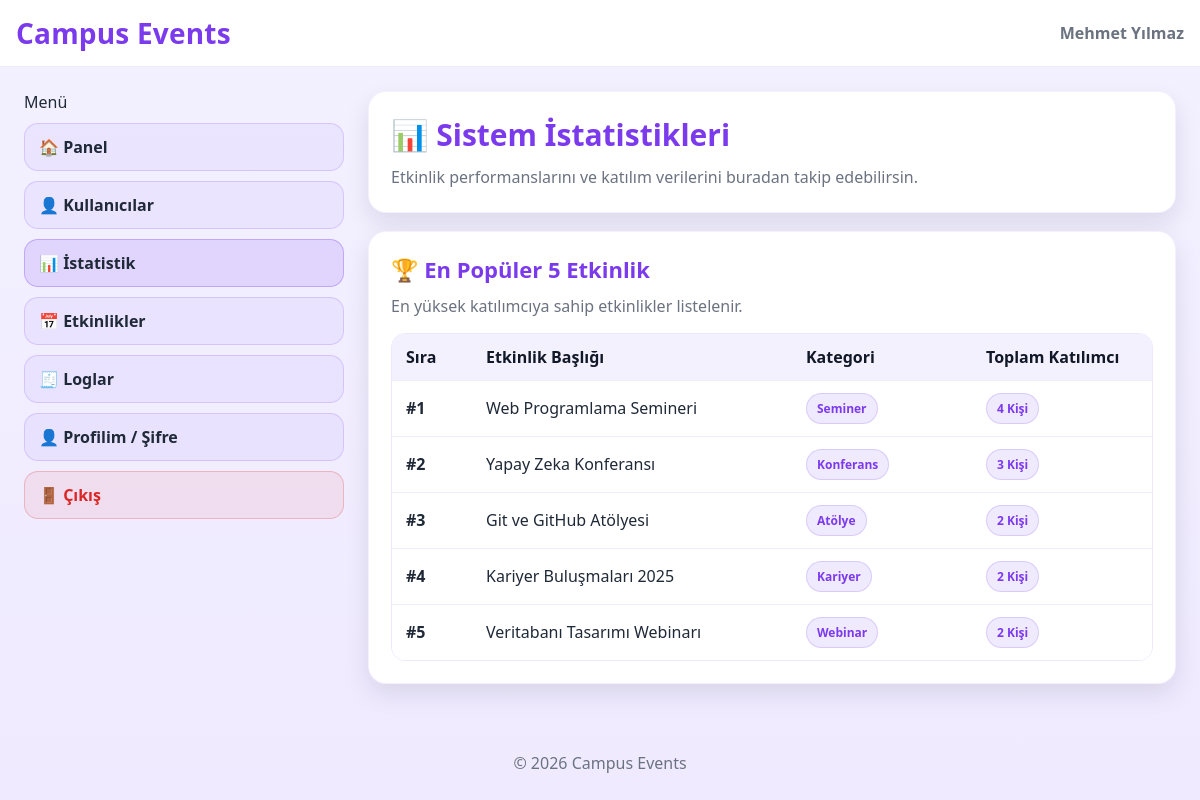
Page /campus_events/admin/statistics.php (signed in) on the committed database.
### tables this page shows
CREATE TABLE `events` (
  `event_id` int(11) NOT NULL,
  `category_id` int(11) NOT NULL,
  `location_id` int(11) NOT NULL,
  `event_title` varchar(150) NOT NULL,
  `event_description` text DEFAULT NULL,
  `start_datetime` datetime NOT NULL,
  `end_datetime` datetime NOT NULL,
  `capacity` int(11) NOT NULL,
  `available_seats` int(11) NOT NULL,
  `status` enum('planned','active','completed','cancelled') NOT NULL DEFAULT 'planned',
  `created_at` datetime NOT NULL DEFAULT current_timestamp()
);

CREATE TABLE `event_categories` (
  `category_id` int(11) NOT NULL,
  `category_name` varchar(100) NOT NULL,
  `description` varchar(255) DEFAULT NULL
);

### campus_events/admin/statistics.php (the view, shortened to what this page needs)
<?php
require_once "../config/db.php";
try {
  $stmt = $pdo->query("CALL GetTop5MostAttendedEvents()");
  $topEvents = $stmt->fetchAll(PDO::FETCH_ASSOC);
} catch (PDOException $e) {
  $topEvents = [];
}
include "../partials/header.php";
include "../partials/menu.php";
?>
<div class="card card--soft" style="margin-bottom:18px;">
  <div class="card__body">
    <h1 class="card__title">📊 Sistem İstatistikleri</h1>
    <p class="card__subtitle">
      Etkinlik performanslarını ve katılım verilerini buradan takip edebilirsin.
    </p>
  </div>
</div>
<div class="card card--soft" style="margin-bottom:18px;">
  <div class="card__body">
    <h2 class="card__title" style="font-size:22px;">🏆 En Popüler 5 Etkinlik</h2>
    <p class="card__subtitle">En yüksek katılımcıya sahip etkinlikler listelenir.</p>
    <?php if (empty($topEvents)): ?>
      <div class="alert alert-error" style="margin-top:14px;">
        Şu an gösterilecek istatistik verisi bulunmuyor.
      </div>
    <?php else: ?>
      <div class="table-wrap" style="margin-top:14px;">
        <table>
          <thead>
            <tr>
              <th style="width:80px;">Sıra</th>
              <th>Etkinlik Başlığı</th>
              <th style="width:180px;">Kategori</th>
              <th style="width:180px;">Toplam Katılımcı</th>
            </tr>
          </thead>
          <tbody>
            <?php $rank = 1; foreach ($topEvents as $event): ?>
              <tr>
                <td><b>#<?= $rank++ ?></b></td>
                <td><?= htmlspecialchars($event['event_title'] ?? 'İsimsiz') ?></td>
                <td>
                  <span class="badge">
                    <?= htmlspecialchars($event['category_name'] ?? 'Genel') ?>
                  </span>
                </td>
                <td>
                  <span class="badge">
                    <?= (int)($event['total_participants'] ?? 0) ?> Kişi
                  </span>
                </td>
              </tr>
            <?php endforeach; ?>
          </tbody>
        </table>
      </div>
    <?php endif; ?>
  </div>
</div>
<?php include "../partials/footer.php"; ?>

### campus_events/partials/header.php (shortened to what this page needs)
<?php
$dir = basename(dirname($_SERVER['PHP_SELF']));
$known = ['student','admin','organizer'];
$ASSET_BASE = in_array($dir, $known, true) ? "../" : "";
?>
<!DOCTYPE html>
<html lang="tr">
<head>
  <link rel="stylesheet" href="<?= $ASSET_BASE ?>assets/css/style.css?v=1">
</head>
<body>
<header class="topbar">
  <div class="topbar__inner">
    <div class="brand">Campus Events</div>
    <div class="topbar__right">
      <?= htmlspecialchars($_SESSION['user_name'] ?? '') ?>
    </div>
  </div>
</header>

### campus_events/partials/menu.php
<?php
$current = basename($_SERVER['PHP_SELF']);
function is_active(string $file, string $current): string {
  return $file === $current ? 'active' : '';
}
$dir = basename(dirname($_SERVER['PHP_SELF']));
$known = ['student', 'organizer', 'admin'];
$area = in_array($dir, $known, true) ? $dir : 'root';
$studentBase    = ($area === 'student') ? '' : 'student/';
$organizerBase  = ($area === 'organizer') ? '' : 'organizer/';
$adminBase      = ($area === 'admin') ? '' : 'admin/';
$logoutHref = ($area === 'root') ? 'logout.php' : '../logout.php';
$profileHref = ($area === 'root') ? 'profile.php' : '../profile.php';
$roleId = $_SESSION['role_id'] ?? $_SESSION['role'] ?? null;
$menus = [
  'student' => [
    ['file' => 'dashboard.php',         'href' => $studentBase.'dashboard.php',         'label' => '🏠 Panel'],
    ['file' => 'notifications.php',     'href' => $studentBase.'notifications.php',     'label' => '🔔 Bildirimlerim'],
    ['file' => 'department_events.php', 'href' => $studentBase.'department_events.php', 'label' => '🎓 Bölüm Etkinlikleri'],
    ['file' => 'my_events.php',         'href' => $studentBase.'my_events.php',         'label' => '📌 Kayıtlı Etkinliklerim'],
    ['file' => 'profile.php',           'href' => $profileHref,                         'label' => '👤 Profilim / Şifre'],
  ],
  'organizer' => [
    ['file' => 'dashboard.php',     'href' => $organizerBase.'dashboard.php',     'label' => '🏠 Panel'],
    ['file' => 'create_event.php',  'href' => $organizerBase.'create_event.php',  'label' => '➕ Etkinlik Oluştur'],
    ['file' => 'profile.php',       'href' => $profileHref,                       'label' => '👤 Profilim / Şifre'],
  ],
  'admin' => [
    ['file' => 'dashboard.php',  'href' => $adminBase.'dashboard.php',  'label' => '🏠 Panel'],
    ['file' => 'users.php',      'href' => $adminBase.'users.php',      'label' => '👤 Kullanıcılar'],
    ['file' => 'statistics.php', 'href' => $adminBase.'statistics.php', 'label' => '📊 İstatistik'],
    ['file' => 'events.php',     'href' => $adminBase.'events.php',     'label' => '📅 Etkinlikler'],
    ['file' => 'logs.php',       'href' => $adminBase.'logs.php',       'label' => '🧾 Loglar'],
    ['file' => 'profile.php',    'href' => $profileHref,                'label' => '👤 Profilim / Şifre'],
  ],
];
$menuKey = ($area !== 'root') ? $area : (
  ($roleId == 1) ? 'admin' : (($roleId == 2) ? 'organizer' : 'student')
);
$items = $menus[$menuKey] ?? $menus['student'];
?>
<main class="layout">
  <div class="layout__inner">
    <aside class="sidebar">
      <div class="sidebar__inner">
        <div class="sidebar__card">
          <div class="sidebar__title">Menü</div>
          <nav class="menu">
            <?php foreach ($items as $it): ?>
              <a class="<?= is_active($it['file'], $current) ?>"
                 href="<?= htmlspecialchars($it['href']) ?>">
                <?= htmlspecialchars($it['label']) ?>
              </a>
            <?php endforeach; ?>
            <a class="logout" href="<?= htmlspecialchars($logoutHref) ?>">🚪 Çıkış</a>
          </nav>
        </div>
      </div>
    </aside>
    <section class="content">

### campus_events/partials/footer.php (shortened to what this page needs)
    </section>
  </div>
</main>
<footer class="footer">
  © <?= date('Y') ?> Campus Events
</footer>
</body>
</html>

### campus_events/assets/css/style.css (style rules this page uses)
:root { --bg1:#f3f1ff; --bg2:#efeaff; --card:#ffffff; --text:#1f2937; --muted:#6b7280; --primary:#7c3aed; --primary2:#a78bfa; --border:#e6e1ff; --success:#16a34a; --danger:#dc2626; --warning:#f59e0b; --shadow: 0 20px 50px rgba(17, 24, 39, 0.12); --shadow-sm: 0 10px 25px rgba(17, 24, 39, 0.10); --radius:18px; --radius-sm:14px; }
* { box-sizing:border-box; }
html,body { height:100%; }
body { margin:0; font-family: system-ui, -apple-system, Segoe UI, Roboto, Arial, sans-serif; color:var(--text); background: linear-gradient(180deg, var(--bg1), var(--bg2)); }
a { color:inherit; text-decoration:none; }
.topbar { background: #fff; border-bottom: 1px solid rgba(124, 58, 237, 0.10); }
.topbar__inner { max-width: 1200px; margin: 0 auto; padding: 14px 16px; display:flex; align-items:center; justify-content:space-between; gap:12px; }
.brand { font-weight: 800; font-size: 28px; letter-spacing: .2px; color: var(--primary); }
.topbar__right { color: var(--muted); font-weight: 600; }
.card { background: var(--card); border-radius: var(--radius); box-shadow: var(--shadow); border: 1px solid rgba(124, 58, 237, 0.08); }
.card--soft { box-shadow: var(--shadow-sm); }
.card__body { padding: 22px 22px; }
.card__title { display:flex; align-items:center; gap:10px; font-size: 30px; font-weight: 800; color: var(--primary); margin: 0 0 10px; }
.card__subtitle { margin:0; color: var(--muted); line-height: 1.55; }
.menu { display:flex; flex-direction:column; gap: 10px; margin-top: 10px; }
.menu a { display:flex; align-items:center; gap:10px; padding: 12px 14px; border-radius: var(--radius-sm); border: 1px solid rgba(124, 58, 237, 0.18); background: rgba(167, 139, 250, 0.10); font-weight: 700; }
.menu a.active { background: rgba(124, 58, 237, 0.14); border-color: rgba(124, 58, 237, 0.30); }
.menu a.logout { background: rgba(220, 38, 38, 0.08); border-color: rgba(220, 38, 38, 0.22); color: var(--danger); }
.table-wrap { overflow:auto; border-radius: 14px; border: 1px solid rgba(124, 58, 237, 0.12); }
table { width:100%; border-collapse: collapse; min-width: 760px; background:#fff; }
thead th { text-align:left; padding: 12px 14px; background: rgba(167, 139, 250, 0.12); color: #111827; font-weight: 900; }
tbody td { padding: 12px 14px; border-top: 1px solid rgba(124, 58, 237, 0.10); }
.badge { display:inline-flex; align-items:center; padding: 6px 10px; border-radius: 999px; font-weight: 800; font-size: 12px; background: rgba(167, 139, 250, 0.18); border: 1px solid rgba(124, 58, 237, 0.18); color: var(--primary); }
.footer { text-align:center; color: var(--muted); padding: 26px 16px; }
.layout__inner { display:flex !important; gap:24px !important; align-items:flex-start !important; }
.sidebar { flex:0 0 320px !important; width:320px !important; }
.content { flex:1 1 auto !important; min-width:0 !important; }
.layout { width: min(1180px, calc(100% - 48px)); margin: 24px auto; }
.layout__inner { display:flex; gap:24px; align-items:flex-start; }
.sidebar { flex: 0 0 320px; width:320px; }
.content { flex: 1 1 auto; min-width: 0; }
.card { margin-bottom: 18px; }
.table-wrap { margin-top: 14px; }

### rows in the picture
events: event_title "Web Programlama Semineri", category.category_name "Seminer", total_participants "4"
events: event_title "Yapay Zeka Konferansı", category.category_name "Konferans", total_participants "3"
events: event_title "Git ve GitHub Atölyesi", category.category_name "Atölye", total_participants "2"
events: event_title "Kariyer Buluşmaları 2025", category.category_name "Kariyer", total_participants "2"
events: event_title "Veritabanı Tasarımı Webinarı", category.category_name "Webinar", total_participants "2"

### other values in the picture
$_SESSION['user_name'] "Mehmet Yılmaz"
$it['label'] "🏠 Panel"
$it['label'] "👤 Kullanıcılar"
$it['label'] "📊 İstatistik"
$it['label'] "📅 Etkinlikler"
$it['label'] "🧾 Loglar"
$it['label'] "👤 Profilim / Şifre"
